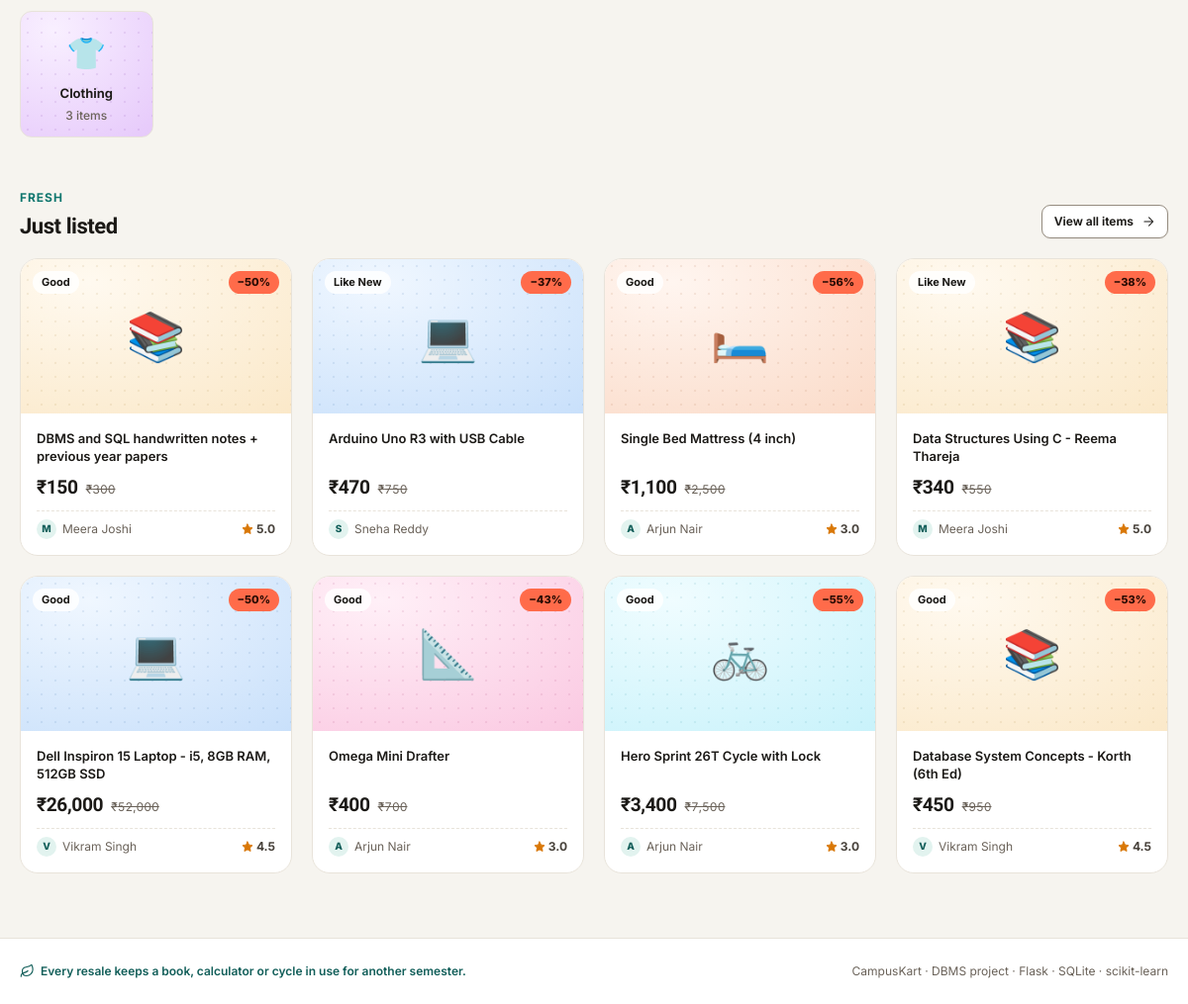
Before: / (lower part) with the older database file.
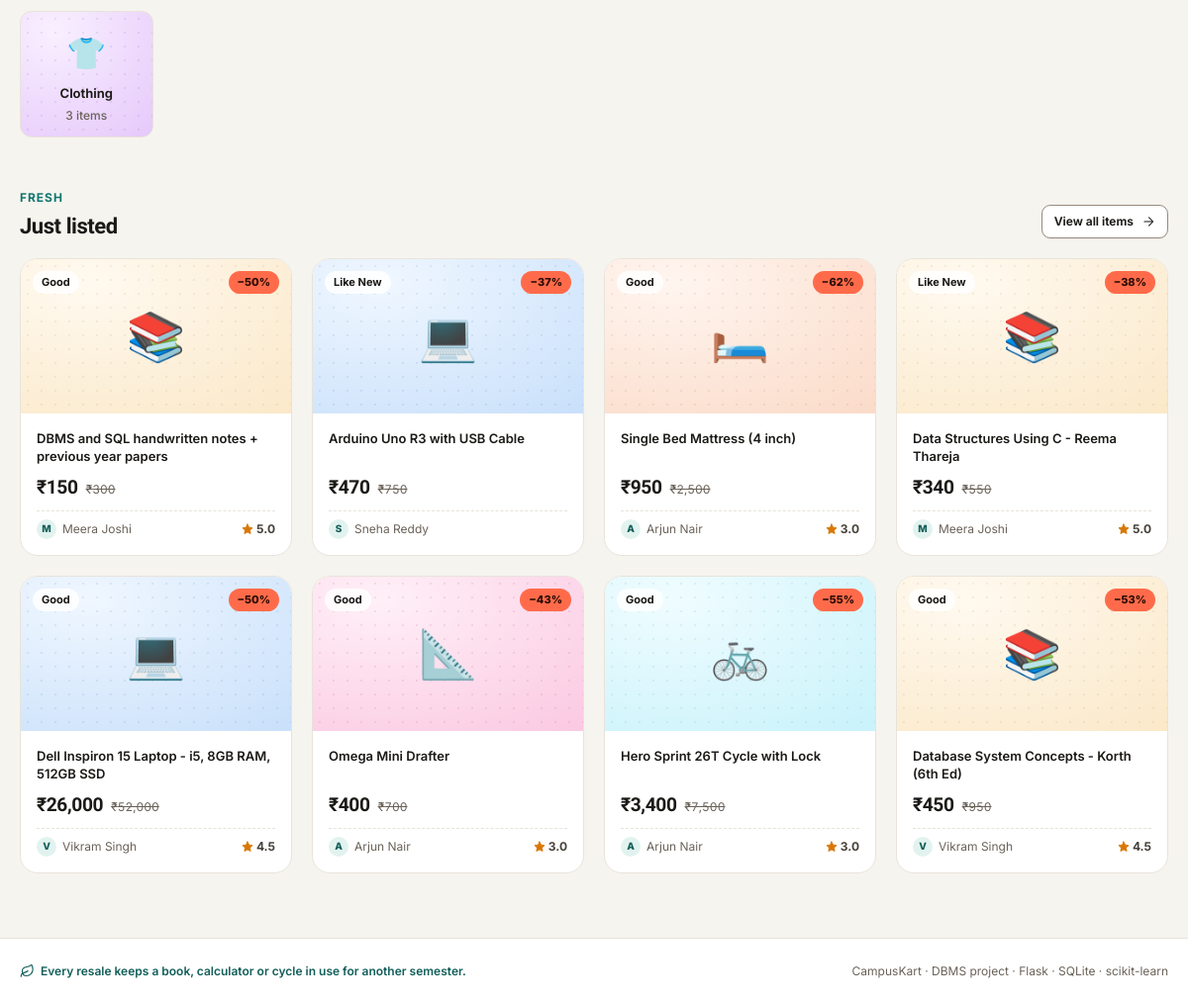
After: the same page with the newer database file.
### tables this page shows
CREATE TABLE products (
    product_id     INTEGER PRIMARY KEY AUTOINCREMENT,
    seller_id      INTEGER NOT NULL REFERENCES users(user_id) ON DELETE CASCADE,
    category_id    INTEGER NOT NULL REFERENCES categories(category_id),
    title          TEXT    NOT NULL,
    description    TEXT    NOT NULL,
    original_price REAL    NOT NULL CHECK (original_price > 0),
    price          REAL    NOT NULL CHECK (price > 0),
    condition      TEXT    NOT NULL CHECK (condition IN ('New', 'Like New', 'Good', 'Fair')),
    age_months     INTEGER NOT NULL DEFAULT 0 CHECK (age_months >= 0),
    status         TEXT    NOT NULL DEFAULT 'available'
                   CHECK (status IN ('pending', 'available', 'sold', 'rejected', 'removed')),
    is_flagged     INTEGER NOT NULL DEFAULT 0 CHECK (is_flagged IN (0, 1)),
    spam_score     REAL    NOT NULL DEFAULT 0,      -- filled by AI spam detector
    flag_reason    TEXT,
    created_at     TEXT    NOT NULL DEFAULT (datetime('now', 'localtime'))
);

### app.py (the view)
@app.route("/")
def index():
    recs, personalised, recent_searches = [], False, []
    if g.user and g.user["role"] == "user":
        recs, personalised = recommender.recommend_for_user(get_db(), g.user["user_id"])
        recent_searches = query(
            """SELECT query, MAX(searched_at) AS t FROM search_history WHERE user_id = ?
               GROUP BY LOWER(query) ORDER BY t DESC LIMIT 6""", (g.user["user_id"],))
    else:
        recs = recommender.trending(get_db(), None)
    latest = query("""SELECT * FROM v_product_details WHERE status = 'available'
                      ORDER BY created_at DESC LIMIT 8""")
    cat_counts = {r["category_id"]: r["n"] for r in query(
        "SELECT category_id, COUNT(*) AS n FROM products WHERE status = 'available' GROUP BY category_id")}
    return render_template("index.html", recs=recs, personalised=personalised,
                           recent_searches=recent_searches, latest=latest, cat_counts=cat_counts)

### ai/recommender.py (called while the page is built)
def trending(db, user_id=None, n=8):
    rows = db.execute(
        """SELECT d.*, COUNT(v.view_id) AS views
           FROM v_product_details d
           LEFT JOIN product_views v ON v.product_id = d.product_id
                AND v.viewed_at >= datetime('now', 'localtime', '-30 days')
           WHERE d.status = 'available' AND d.seller_id <> COALESCE(?, -1)
           GROUP BY d.product_id
           ORDER BY views DESC, d.created_at DESC
           LIMIT ?""",
        (user_id, n),
    ).fetchall()
    return [{"product": r, "score": None, "reason": "Trending on campus"} for r in rows]

### app.py (called while the page is built)
def get_db():
    if "db" not in g:
        g.db = sqlite3.connect(DB_PATH)
        g.db.row_factory = sqlite3.Row
        g.db.execute("PRAGMA foreign_keys = ON")
    return g.db

def query(sql, args=(), one=False):
    rows = get_db().execute(sql, args).fetchall()
    return (rows[0] if rows else None) if one else rows

### templates/index.html (shortened to what this page needs)
{% extends "base.html" %}
{% from "_macros.html" import product_card, icon, ai_badge, cat_picture, art_url %}
{% block content %}
<section class="section" aria-labelledby="cats-title">
  <div class="cat-grid">
    {% for c in categories %}
    <a class="cat-tile tint cat-{{ c.category_id }}" href="{{ url_for('search', category=c.category_id) }}">
      {{ cat_picture(c.category_id, c.icon, 'cat-img', 52) }}
      <span>{{ c.name }}</span>
      <span class="count">{{ cat_counts.get(c.category_id, 0) }} items</span>
    </a>
    {% endfor %}
  </div>
</section>
<section class="section" aria-labelledby="latest-title">
  <div class="section-head">
    <div><span class="eyebrow">Fresh</span><h2 id="latest-title">Just listed</h2></div>
    <a class="btn btn-outline btn-sm" href="{{ url_for('search') }}">View all items {{ icon('arrow-right', 14) }}</a>
  </div>
  <div class="grid">
    {% for p in latest %}{{ product_card(p, None, loop.index0) }}{% endfor %}
  </div>
</section>
{% endblock %}

### templates/_macros.html (shortened to what this page needs)
{% macro cat_picture(category_id, emoji, cls='thumb-img', size=96, lazy=True) -%}
     <span class="{{ 'thumb-fallback' if cls == 'thumb-img' else 'emoji' }}" aria-hidden="true" hidden>{{ emoji }}</span>
{%- endmacro %}
{% macro icon(name, size=18, cls='') -%}
<svg class="icon {{ cls }}" width="{{ size }}" height="{{ size }}" viewBox="0 0 24 24" fill="none" stroke="currentColor" stroke-width="1.8" stroke-linecap="round" stroke-linejoin="round" aria-hidden="true" focusable="false">{{ ICONS.get(name, '')|safe }}</svg>
{%- endmacro %}
{% macro product_card(p, reason=None, i=0) %}
{% set off = ((1 - p.price / p.original_price) * 100)|round|int %}
<a class="product-card reveal" style="--i: {{ [i, 8]|min }}" href="{{ url_for('product', pid=p.product_id) }}">
  <div class="thumb tint cat-{{ p.category_id }}">
    <span class="thumb-tag">{{ p.condition }}</span>
    {% if off >= 5 %}<span class="thumb-off" aria-hidden="true">−{{ off }}%</span>{% endif %}
    {{ cat_picture(p.category_id, p.category_icon) }}
  </div>
  <div class="product-body">
    <span class="product-title">{{ p.title }}</span>
    <span class="price-line">
      <span class="price">₹{{ p.price|inr }}</span>
      <span class="mrp"><span class="sr-only">MRP </span>₹{{ p.original_price|inr }}</span>
    </span>
    <span class="meta">
      <span class="seller"><span class="mini-avatar" aria-hidden="true">{{ p.seller_name[0] }}</span><span>{{ p.seller_name }}</span></span>
      {% if p.seller_rating %}<span class="rating">{{ icon('star', 12) }}{{ p.seller_rating }}<span class="sr-only"> seller rating</span></span>{% endif %}
    </span>
  </div>
</a>
{% endmacro %}

Changed rows visible on the page:
changed products "Single Bed Mattress (4 inch)": off "56" → "62"; price|inr "1,100" → "950"
